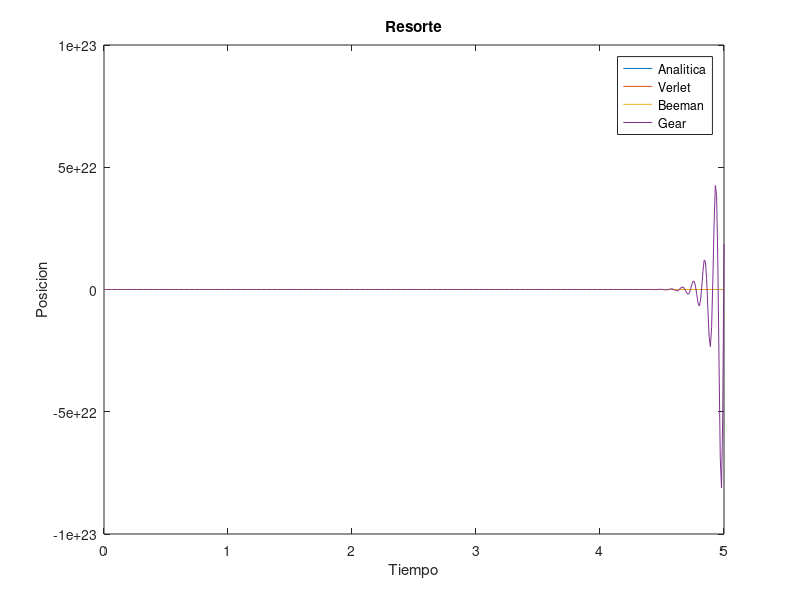

MATLAB code for this plot: (Note: this script raises an error after producing the figure.)
%%TP4 - EJERCICIO 1- graficado de los datos


data= csvread ('ejercicio1.csv');
time=data(:,1);
total_steps=rows(time);
pos_analitic=data(:,2);
pos_verlet=data(:,3);
pos_beeman=data(:,4);
pos_gear=data(:,5);
plot(time,pos_analitic,time,pos_verlet,time,pos_beeman,time,pos_gear);

title('Resorte');
legend('Analitica','Verlet','Beeman','Gear');
xlabel('Tiempo');
ylabel('Posicion');
print -dpng Ejercicio1_posiciones.png


error_verlet= getError(pos_analitic,pos_verlet,total_steps);
error_beeman=getError(pos_analitic,pos_beeman,total_steps);
error_gear=getError(pos_analitic,pos_gear,total_steps);
y=[error_verlet,error_beeman];
bar([y;y]);
legend('Verlet','Beeman','gear');
axis([0.5 1.5])
title('Error total');
print -dpng Ejercicio1_errores.png


